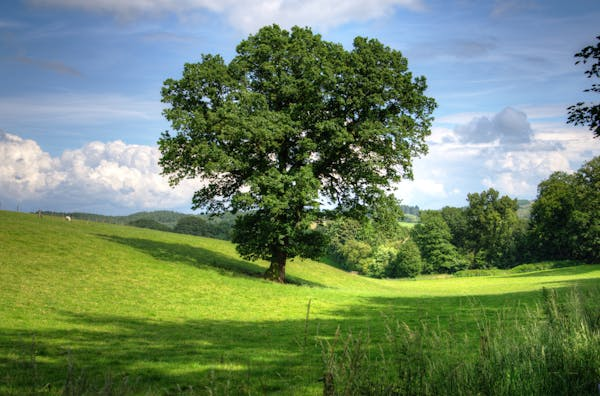
#> input picture ai.py/1.jpeg, 600 x 396 px
$ python 3.py 1.jpeg 5.jpeg
#> lines starting #> are read from the running program, lines starting #| are printed output that depends on the picture
from PIL import Image
import numpy as np
import sys

def maketilable(src_path, dst_path):
#> called with src_path = '1.jpeg', dst_path = '5.jpeg'
    src = Image.open(src_path).convert('RGB')
#> src is the input picture: PIL image 600x396 RGB; mean R, G, B 111.4, 133.8, 102.6
    src_w, src_h = src.size
#> src_w = 600; src_h = 396

    dst = Image.new('RGB', (src_w, src_h))
#> dst: PIL image 600x396 RGB; every value is 0
    get = src.load()
    put = dst.load()

    # Warp function ensuring seamless tiling
    def warp(p, l):
        return (p + (l // 2)) % l  # Ensures correct wrapping

    # Precompute warp mappings
    warpx = [warp(x, src_w) for x in range(src_w)]
    warpy = [warp(y, src_h) for y in range(src_h)]

    def getpixel(x, y):
        x0, y0 = int(x) % src_w, int(y) % src_h
        return get[x0, y0]

    # Process image with correct wrapping
    for y in range(src_h):
        print(f'{(y / src_h) * 100:.2f}% complete', end='\r')
        for x in range(src_w):
            put[x, y] = getpixel(warpx[x], warpy[y])
#> this loop made 396 passes

    dst.save(dst_path)
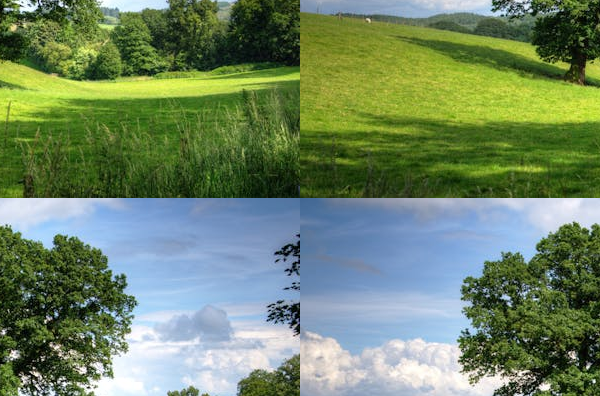
#> saved as 5.jpeg: PIL image 600x396 RGB; mean R, G, B 111.4, 133.8, 102.6
    print("\nProcessing complete! Saved to", dst_path)

if __name__ == "__main__":
    if len(sys.argv) != 3:
        print("Usage: python script.py <source_image_path> <destination_image_path>")
    else:
        maketilable(sys.argv[1], sys.argv[2])
